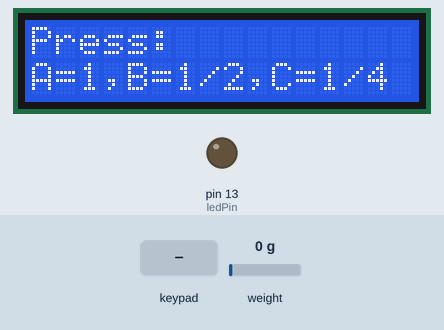
Simulated run of this sketch. Board: Arduino Uno, built with avr-gcc and run on an emulated ATmega328P. On the bench: 16×2 character LCD, output pins drawn as LEDs (lit = HIGH). The inputs (shaded band) are chosen by the test bench; at power-on: weight on the scale 0 g.

Above: at 9.3 s.
9.4 s: key 'A' pressed
At 10.7 s:
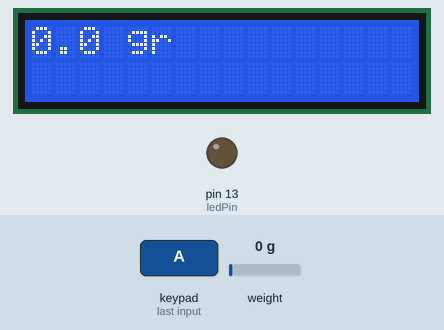
11.0 s: weight on the scale set to 4 g
At 12.1 s:
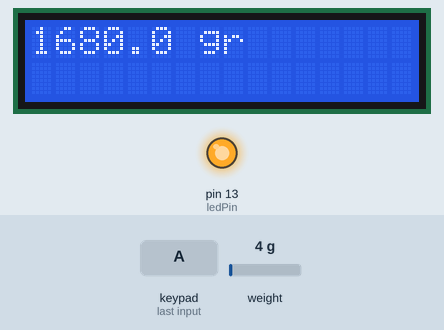
12.6 s: weight on the scale set to 100 g
At 13.7 s:
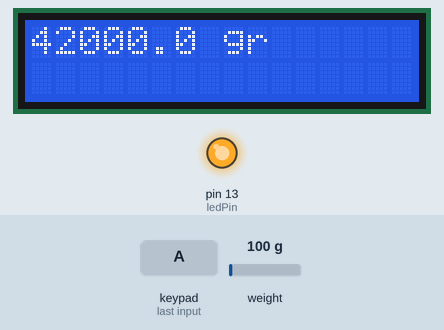
14.1 s: keypad keys 5 4 3 2 * pressed 0.4 s apart
At 17.9 s:
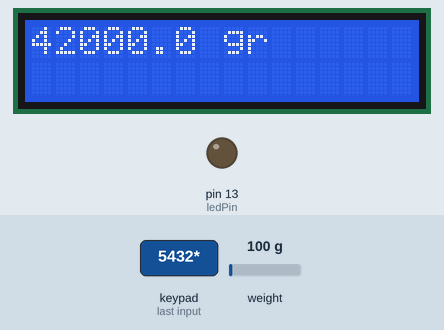
18.2 s: key 'B' pressed
At 19.3 s:
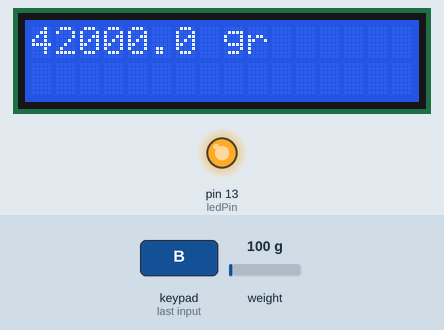
19.9 s: key '*' pressed
At 21.0 s:
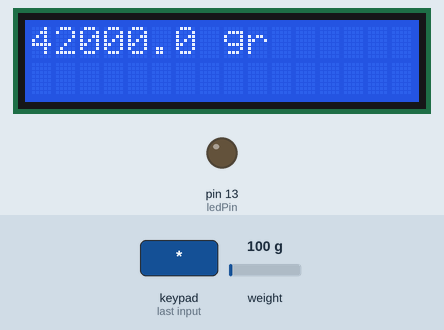
Timing chart, 0 to 22.4 s (numbered marks = the images above; inputs shaded):
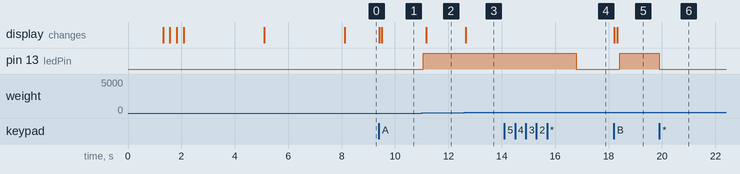

The sketch:

samplecode.ino
```cpp
/*-----( Import needed libraries )-----*/
#include <Wire.h>
#include <LiquidCrystal_I2C.h>
#include <Hx711.h>
Hx711 scale(A2, A3);
#include <Keypad.h>
/*-----( Declare Constants )-----*/
/*-----( Declare objects )-----*/
// set the LCD address to 0x27 for a 16 chars 2 line display
// Set the pins on the I2C chip used for LCD connections:
//                    addr, en,rw,rs,d4,d5,d6,d7,bl,blpol
LiquidCrystal_I2C lcd(0x27, 2, 1, 0, 4, 5, 6, 7, 3, POSITIVE);  // Set the LCD I2C address
const byte ROWS = 4; //four rows
const byte COLS = 4; //four columns
char keys[ROWS][COLS] = {
  {'1','2','3','A'},
  {'4','5','6','B'},
  {'7','8','9','C'},
  {'*','0','#','D'}
};

byte rowPins[ROWS] = {5, 4, 3, 2}; //connect to the row pinouts of the keypad
byte colPins[COLS] = {9, 8, 7, 6}; //connect to the column pinouts of the keypa
Keypad keypad = Keypad( makeKeymap(keys), rowPins, colPins, ROWS, COLS );
/*-----( Declare Variables )-----*/
//NONE
float val;
int ledPin = 13;
void setup()   /*----( SETUP: RUNS ONCE )----*/
{
  digitalWrite(ledPin, LOW);
  Serial.begin(9600);  // Used to type in characters
  pinMode(ledPin, OUTPUT);
  lcd.begin(16,2);   // initialize the lcd for 16 chars 2 lines, turn on backlight
  digitalWrite(ledPin, LOW);    // sets the LED off
  delay(1000);

// ------- Quick 3 blinks of backlight  -------------
  for(int i = 0; i< 2; i++)
  {
    lcd.backlight();
    delay(250);
    lcd.noBacklight();
    delay(250);
  }
  lcd.backlight(); // finish with backlight on

//-------- Write characters on the display ------------------
// NOTE: Cursor Position: (CHAR, LINE) start at 0
  lcd.setCursor(0,0); //Start at character 4 on line 0
  lcd.print("Load cell honey");
  delay(3000);
  lcd.setCursor(0,1);
  lcd.print("Put empty jar"); // Print text on second line
  delay(3000);
  lcd.clear();
  lcd.setCursor(0,0); //Start at character 4 on line 0
  lcd.print("Press:"); // Print text on second line
  lcd.setCursor(0,1);
  lcd.print("A=1,B=1/2,C=1/4");


}

////////////////////////////////////////////////////////////////////////////////
void loop()
{


 //////////////////////////////////
 char key = keypad.getKey();

 if (key)  // Check for a valid key.
  {
    switch(key)
    {
      case 'A':
             lcd.clear();
             while(1)
             {
             lcd.setCursor(0, 0);
             lcd.print(scale.getGram(), 1);
             lcd.print(" gr");
             lcd.print(" ");
             val=(scale.getGram());
             //lcd.setCursor(0, 1);
             //lcd.print(val);

             if(val>950){ digitalWrite(ledPin, HIGH);}//εδω αλλάζεις τιμη του κιλού
             if(val<100){ digitalWrite(ledPin, LOW);}
             //delay(200);
             key = keypad.getKey();
              if (key=='*')
              {
                digitalWrite(ledPin, LOW);
                break;
              }
             }
      break;
      case 'B':
            lcd.clear();
             while(1)
             {
             lcd.setCursor(0, 0);
             lcd.print(scale.getGram(), 1);
             lcd.print(" gr");
             lcd.print(" ");
             val=(scale.getGram());
             //lcd.setCursor(0, 1);
             //lcd.print(val);

             if(val>470){ digitalWrite(ledPin, HIGH);}//εδω αλλάζεις τιμη του μισόκιλου
             if(val<100){ digitalWrite(ledPin, LOW);}
             //delay(200);
             key = keypad.getKey();
              if (key=='*')
              {
                digitalWrite(ledPin, LOW);
                break;
              }
             }
      break;
      case 'C':
        lcd.clear();
             while(1)
             {
             lcd.setCursor(0, 0);
             lcd.print(scale.getGram(), 1);
             lcd.print(" gr");
             lcd.print(" ");
             val=(scale.getGram());
             //lcd.setCursor(0, 1);
             //lcd.print(val);

             if(val>240){ digitalWrite(ledPin, HIGH);}//εδω αλλάζεις τιμη του τεταρτου
             if(val<80){ digitalWrite(ledPin, LOW);}
             //delay(200);
             key = keypad.getKey();
              if (key=='*')
              {
                digitalWrite(ledPin, LOW);
                break;
              }
             }
      break;
    }
  }


}/* --(end main loop )-- */


/* ( THE END ) */
```

Measured:
- the behaviour switches between 2 and 3 g on weight on the scale (found by bisection; images 1 and 2)
- after the input at 9.4 s, the display: first changes at once (image 1 shows a later state)
- after the input at 11.0 s, pin 13 (ledPin): LOW → HIGH after 0.07 s; the display: changes after 0.18 s (image 2)
- after the input at 12.6 s, the display: changes after 0.06 s (image 3)
- after the input at 14.1 s, pin 13 (ledPin): HIGH → LOW after 2.7 s
- after the input at 18.2 s, pin 13 (ledPin): LOW → HIGH after 0.22 s; the display: first changes at once (image 5 shows a later state)
- after the input at 19.9 s, pin 13 (ledPin): HIGH → LOW at once
